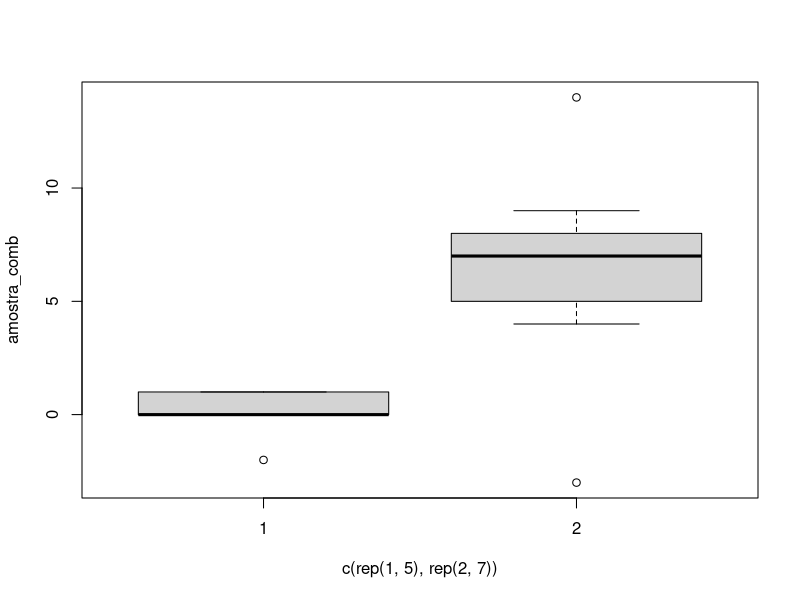
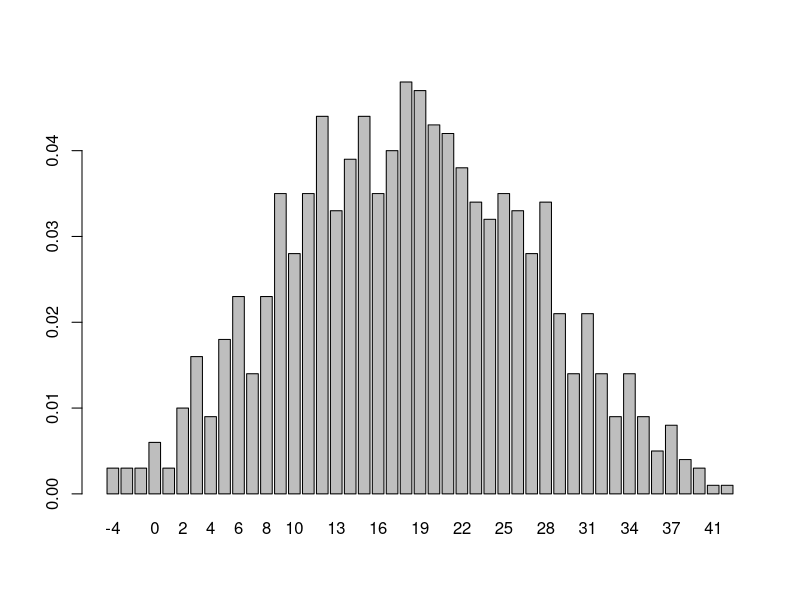
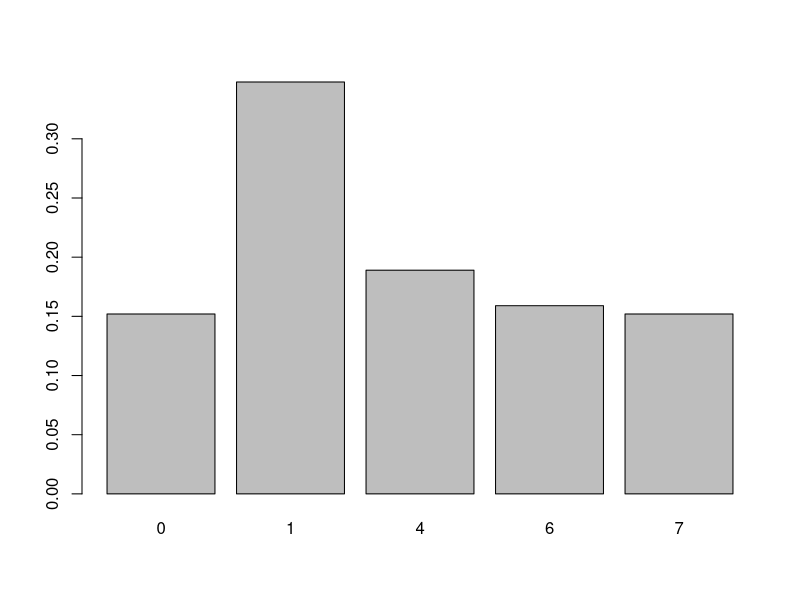
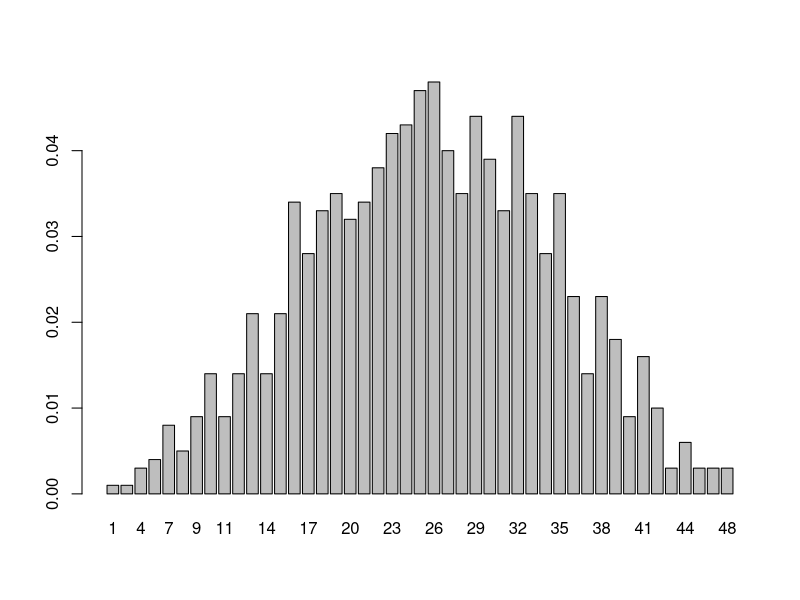
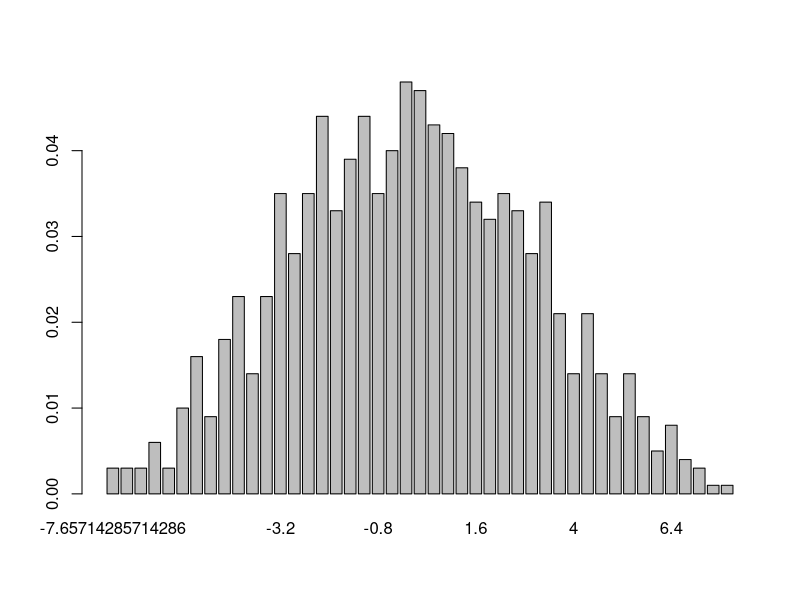

Reproduce these figures in R, in order.
x <- c(0,1,1,0,-2)
y <- c(6,7,7,4,-3,9,14)

t.test(x,y,alternative="two.sided",var.equal=TRUE)

amostra_comb<-c(x,y)
boxplot(amostra_comb~c(rep(1,5),rep(2,7)))

N <- length(amostra_comb)
n <- length(x)
m <- length(y)
T1obs <- sum(x)

T1<-NULL
for (i in 1:(N-n+1)){
	for (j in (i+1):(N-n+2)){
		for (l in (j+1):(N-n+3)){
			for (k in (l+1):(N-n+4)){
				for (v in (k+1):12){
					T1<-c(T1,sum(amostra_comb[c(i,j,l,k,v)]))
#					cat(i,j,l,k,v,"\n")
				}
			}
		}
	}
}

sort(T1)
dist_T1_H0<-round(table(T1)/length(T1),3)
dist_T1_H0
barplot(dist_T1_H0)

quantis_T1 <- quantile(T1,c(0.025,0.975)) # quantis da região crítica
valp_T1 <- sum(T1<=T1obs)/length(T1)*2 # valor-p
valp_T1


T2obs <- median(x)

T2<-NULL
for (i in 1:(N-n+1)){
    for (j in (i+1):(N-n+2)){
        for (l in (j+1):(N-n+3)){
            for (k in (l+1):(N-n+4)){
                for (v in (k+1):12){
                    T2<-c(T2,median(amostra_comb[c(i,j,l,k,v)]))
                }
            }
        }
    }
}

sort(T2)
dist_T2_H0<-round(table(T2)/length(T2),3)
dist_T2_H0
barplot(dist_T2_H0)

quantis_T2 <- quantile(T2,c(0.025,0.975)) # quantis da região crítica
valp_T2 <- sum(T2<=T2obs)/length(T2)*2 # valor-p
valp_T2

T3obs <- sum(y)
T3 <- NULL
opa <- sum(amostra_comb) - T1obs
T3 <- sum(amostra_comb) - T1

sort(T3)
dist_T3_H0<-round(table(T3)/length(T3),3)
dist_T3_H0
barplot(dist_T3_H0)

quantis_T3 <- quantile(T3,c(0.025,0.975))

valp_T3 <- 2*sum(T3>=T3obs)/length(T3)
valp_T3


T4obs <- mean(x) - mean(y)
T4 <- NULL
for (i in 1:(N-n+1)){
    for (j in (i+1):(N-n+2)){
        for (l in (j+1):(N-n+3)){
            for (k in (l+1):(N-n+4)){
                for (v in (k+1):12){
                    T4<-c(T4,mean(amostra_comb[c(i,j,l,k,v)]) - mean(amostra_comb[-c(i,j,l,k,v)]))
                }
            }
        }
    }
}

sort(T4)
dist_T4_H0<-round(table(T4)/length(T4),3)
dist_T4_H0
barplot(dist_T4_H0)

quantis_T4 <- quantile(T4,c(0.025,0.975))

valp_T4 <- 2*sum(T4<=T4obs)/length(T4)
valp_T4
